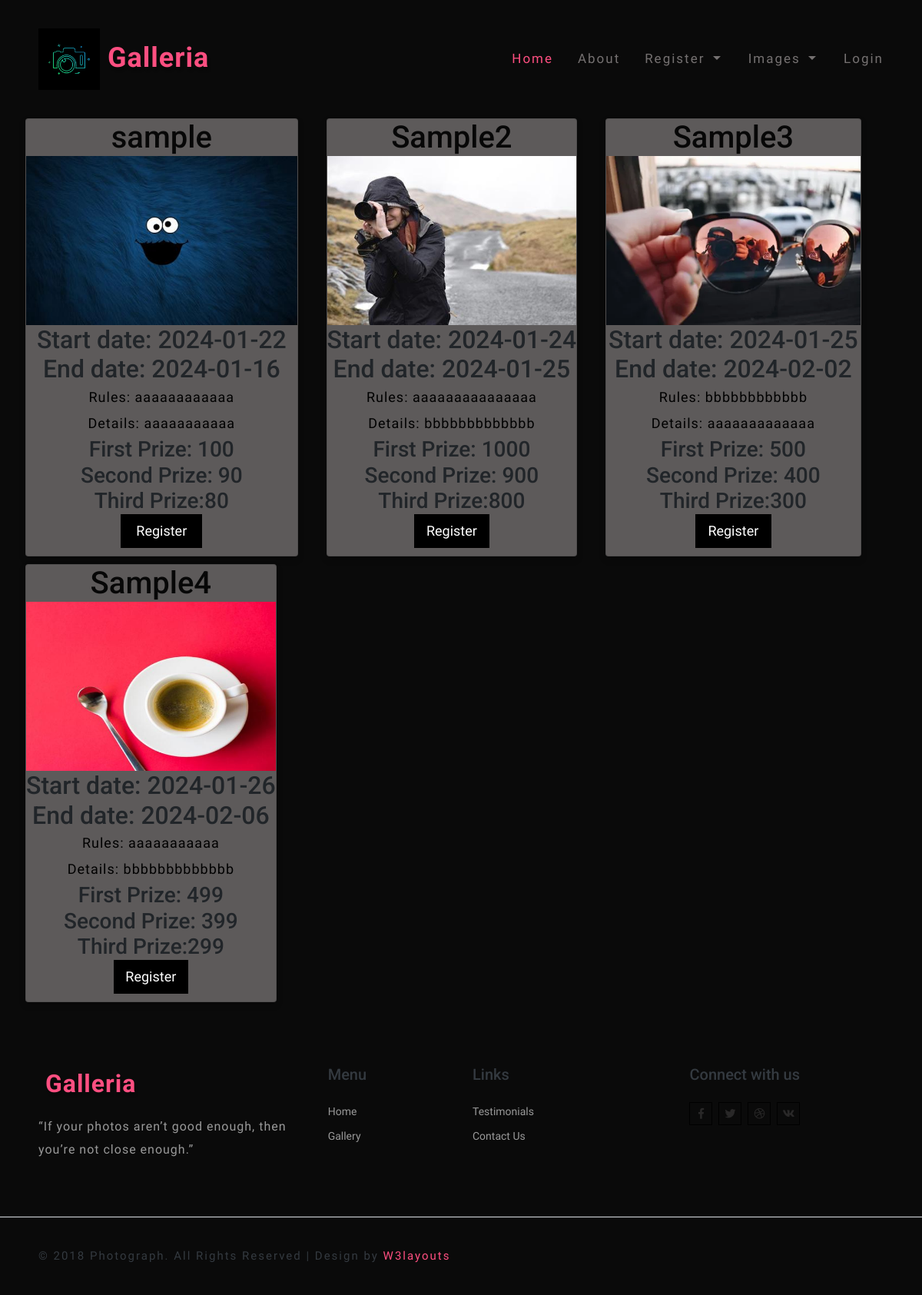
The page /view_contest on the database its author committed.
### Image/models.py (models this page shows)
class contest(db.Model, UserMixin):
    id=db.Column(db.Integer, primary_key=True)
    user_id = db.Column(db.Integer, ForeignKey('register.id'))
    uid= relationship('register',foreign_keys=[user_id])
    title= db.Column(db.String(80))
    start_date= db.Column(db.String(80))
    end_date= db.Column(db.String(80))
    rules = db.Column(db.String(200))
    details= db.Column(db.String(200))
    image=db.Column(db.String(80))
    prize_1=db.Column(db.String(80))
    prize_2=db.Column(db.String(80))
    prize_3=db.Column(db.String(80))

### Image/routes.py (the view)
@login_required
@app.route('/view_contest')
def view_contest():
    a = contest.query.all()
    return render_template("view_contest.html",a=a)

### Image/templates/view_contest.html (shortened to what this page needs)
{% extends 'layout.html' %}
{% block content %}
<!DOCTYPE html>
<html lang="en">
<head>
</head>
<body>
    {% for i in a %}
        <div class="card">
        <h1 style="text-align:center">{{i.title}}</h1>
        <img src="../static/uploads/{{i.image}}" alt="John" style="width:100%" class="imgc">
        <h2>Start date: {{i.start_date}}</h2>
        <h2>End date: {{i.end_date}}</h2>
        <p class="title">Rules: {{i.rules}}</p>
        <p class="title">Details: {{i.details}}</p>
        <h3>First Prize: {{i.prize_1}}</h3>
        <h3>Second Prize: {{i.prize_2}}</h3>
        <h3>Third Prize:{{i.prize_3}}</h3>
        {% if session['ut'] == "Contributor" %}
        <p><a href="/edit_con/{{i.id}}"><button>Edit</button></a></p>
        <p><a href="/delete_contest/{{i.id}}"><button>Delete</button></a></p>
        {% else %}
        <p><a href="/payment_contest/{{i.id}}"><button>Register</button></a></p>
        {% endif %}
        </div>
    {% endfor %}
</body>
</html>
{% endblock %}

### Image/static/css/style.css (style rules this page uses)
body { padding: 0; margin: 0; background: #0a0a0a; font-family: 'Hind', sans-serif; }
body a { transition: 0.5s all; -webkit-transition: 0.5s all; -moz-transition: 0.5s all; -o-transition: 0.5s all; -ms-transition: 0.5s all; text-decoration: none; }
h1, h2, h3, h4, h5, h6 { margin: 0; padding: 0; font-family: 'Roboto', sans-serif; }
p { margin: 0; padding: 0; font-size: 16px; letter-spacing: 1px; line-height: 1.9; color: #999; font-family: 'Hind', sans-serif; }

### Image/templates/view_contest.html (style rules this page uses)
.card { box-shadow: 0 4px 8px 0 rgba(0, 0, 0, 0.2); max-width: 400px; margin: auto; margin-bottom: 10px; margin-left: 33px; text-align: center; font-family: arial; background-color: #5d5a5a; display:inline-flex; }
.title { color: black; font-size: 18px; }
button { border: none; outline: 0; display: inline-block; padding: 5px; color: white; background-color: #000; text-align: center; cursor: pointer; width: 30%; font-size: 18px; margin-bottom: 10px; }
a { text-decoration: none; color: rgb(157, 149, 149); }
h1 { color: #070707; }
.imgc { width:500px; height: 220px; }

### rows shown on the page
contest: title "sample", image (picture), start_date "2024-01-22", end_date "2024-01-16", rules "aaaaaaaaaaaa", details "aaaaaaaaaaa", prize_1 "100", prize_2 "90", prize_3 "80"
contest: title "Sample2", image (picture), start_date "2024-01-24", end_date "2024-01-25", rules "aaaaaaaaaaaaaaa", details "bbbbbbbbbbbbb", prize_1 "1000", prize_2 "900", prize_3 "800"
contest: title "Sample3", image (picture), start_date "2024-01-25", end_date "2024-02-02", rules "bbbbbbbbbbbb", details "aaaaaaaaaaaaa", prize_1 "500", prize_2 "400", prize_3 "300"
contest: title "Sample4", image (picture), start_date "2024-01-26", end_date "2024-02-06", rules "aaaaaaaaaaa", details "bbbbbbbbbbbbb", prize_1 "499", prize_2 "399", prize_3 "299"
